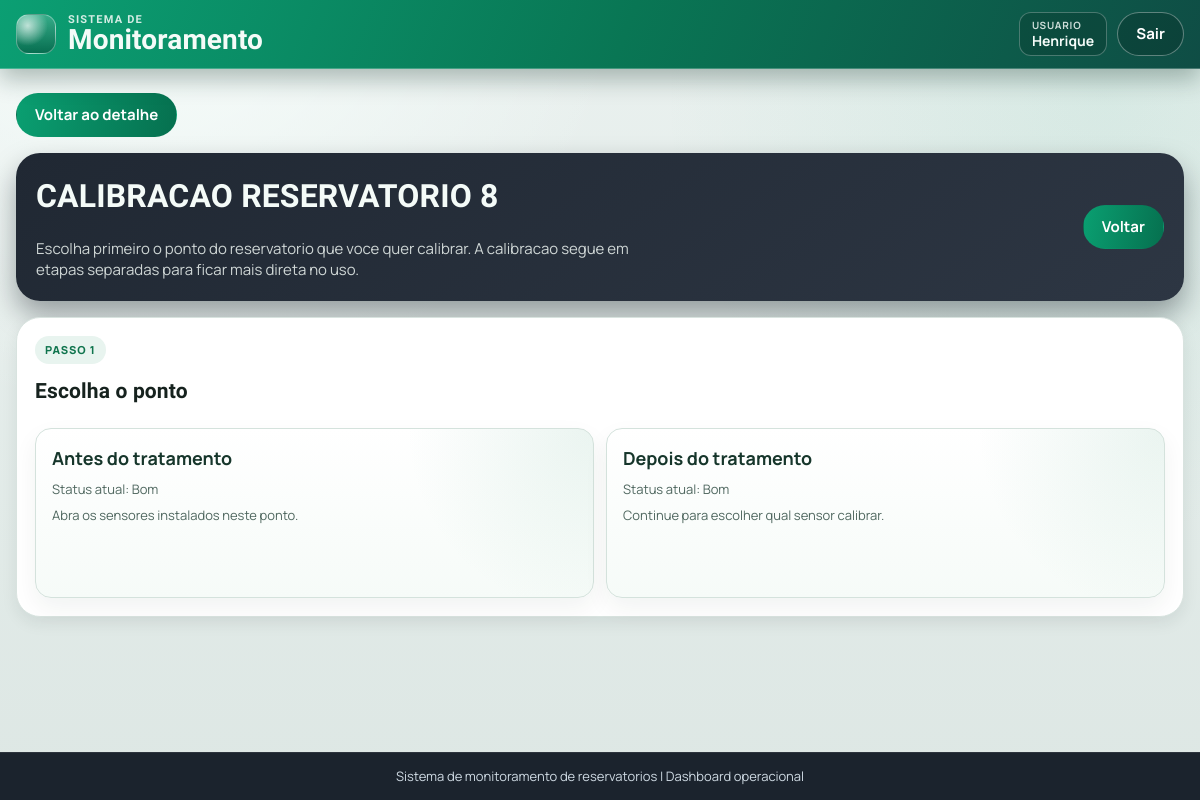
/reservatorios/8/calibracao/ (signed in), run on an earlier commit of the app's database.
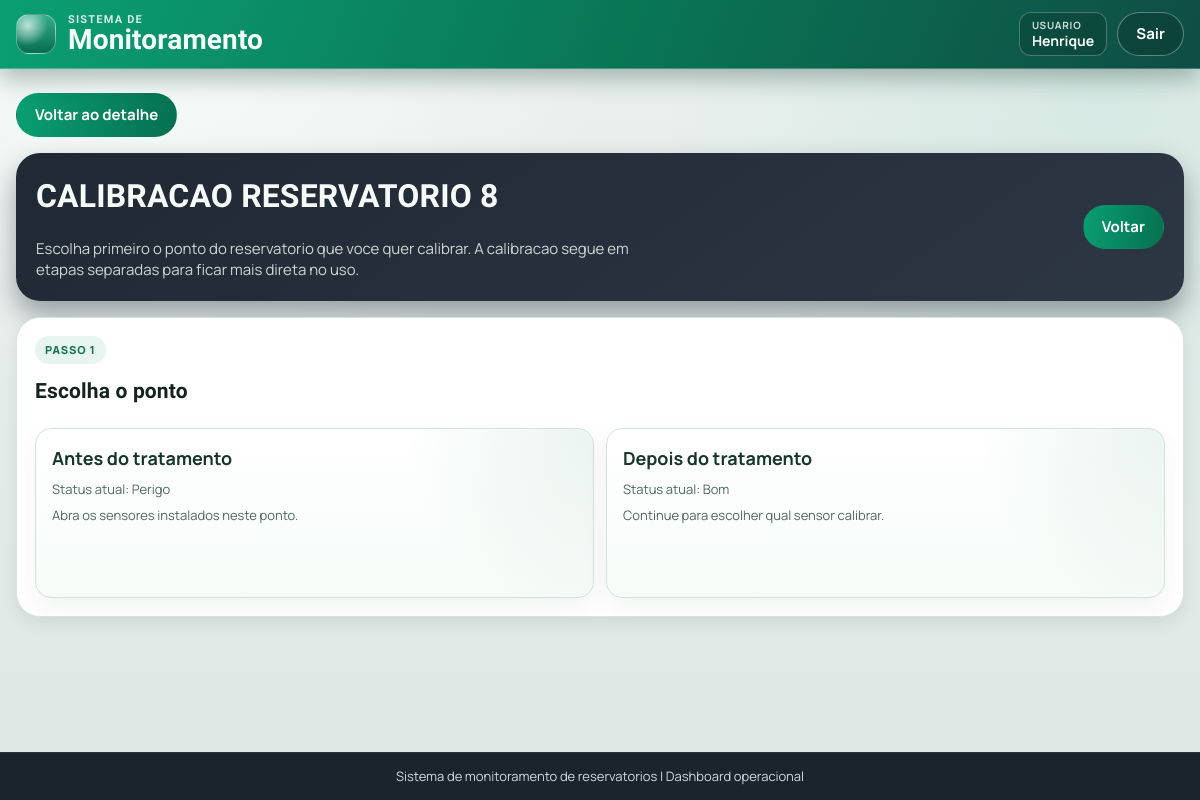
And on a later commit of the database.
### app/models.py (models this page shows, shortened)
class PontoMonitoramento(models.Model):
    TIPO_ANTES = "antes_tratamento"
    TIPO_DEPOIS = "depois_tratamento"
    TEMPERATURA_INCLINACAO_PADRAO = 1.0
    PH_VOLTAGEM_REFERENCIA_7_PADRAO = 2.39
    PH_INCLINACAO_PADRAO = 0.23
    PH_TEMPERATURA_CALIBRACAO_PADRAO = 25.0
    TDS_INCLINACAO_PADRAO = 1.0
    TURBIDEZ_INCLINACAO_PADRAO = 1.0
    TDS_ALVO_CALIBRACAO_PADRAO = 40.0
    TURBIDEZ_ALVO_CALIBRACAO_PADRAO = 0.4
    TIPOS = (
        TIPO_ANTES,
        TIPO_DEPOIS,
    )
    TIPO_CHOICES = (
        (TIPO_ANTES, "Antes do tratamento"),
        (TIPO_DEPOIS, "Depois do tratamento"),
    )
    reservatorio = models.ForeignKey(
        Reservatorio,
        on_delete=models.CASCADE,
        related_name="pontos_monitoramento",
    )
    tipo = models.CharField(max_length=32, choices=TIPO_CHOICES)
    status_atual = models.CharField(
        max_length=20,
        choices=Reservatorio.STATUS_CHOICES,
        default=Reservatorio.STATUS_BOM,
    )
    confianca_status = models.FloatField(null=True, blank=True)
    modelo_versao = models.CharField(max_length=64, blank=True, default="")
    temperatura_inclinacao = models.FloatField(default=TEMPERATURA_INCLINACAO_PADRAO)
    temperatura_offset_c = models.FloatField(default=0.0)
    temperatura_valor_referencia_c = models.FloatField(null=True, blank=True)
    temperatura_bruta_referencia_c = models.FloatField(null=True, blank=True)
    temperatura_calibrado_em = models.DateTimeField(null=True, blank=True)
    ph_voltagem_referencia_7 = models.FloatField(default=PH_VOLTAGEM_REFERENCIA_7_PADRAO)
    ph_inclinacao = models.FloatField(default=PH_INCLINACAO_PADRAO)
    ph_temperatura_calibracao_c = models.FloatField(default=PH_TEMPERATURA_CALIBRACAO_PADRAO)
    ph_calibrado_em = models.DateTimeField(null=True, blank=True)
    tds_inclinacao = models.FloatField(default=TDS_INCLINACAO_PADRAO)
    tds_offset_ppm = models.FloatField(default=0.0)
    tds_calibrado_em = models.DateTimeField(null=True, blank=True)
    turbidez_inclinacao = models.FloatField(default=TURBIDEZ_INCLINACAO_PADRAO)
    turbidez_offset_ntu = models.FloatField(default=0.0)
    turbidez_calibrado_em = models.DateTimeField(null=True, blank=True)
    tds_alvo_calibracao_ppm = models.FloatField(default=TDS_ALVO_CALIBRACAO_PADRAO)
    turbidez_alvo_calibracao_ntu = models.FloatField(default=TURBIDEZ_ALVO_CALIBRACAO_PADRAO)
    tds_adc_calibracao = models.IntegerField(null=True, blank=True)
    turbidez_adc_calibracao = models.IntegerField(null=True, blank=True)
    agua_calibrado_em = models.DateTimeField(null=True, blank=True)
    created_at = models.DateTimeField(auto_now_add=True)
    updated_at = models.DateTimeField(auto_now=True)
    class Meta:
        ordering = ["reservatorio_id", "tipo"]
        constraints = [
            models.UniqueConstraint(
                fields=["reservatorio", "tipo"],
                name="uq_ponto_monitoramento_reservatorio_tipo",
            ),
        ]
    @classmethod
    def normalizar_tipo(cls, tipo):
        if not isinstance(tipo, str):
            raise ValueError("ponto_tipo invalido")
        tipo_normalizado = tipo.strip().lower()
        validos = {item[0] for item in cls.TIPO_CHOICES}
        if tipo_normalizado not in validos:
            raise ValueError("ponto_tipo invalido")
        return tipo_normalizado

### app/views.py (the view)
@login_required(login_url="entrar")
@require_http_methods(["GET"])
def reservatorio_calibracao(request, reservatorio_id):
    reservatorio = Reservatorio.obter_por_id(reservatorio_id, usuario=request.user)
    if reservatorio is None:
        messages.error(request, "Reservatorio nao encontrado.")
        return redirect("index")
    reservatorio.garantir_pontos_monitoramento()
    ponto_antes = reservatorio.obter_ponto_monitoramento(PontoMonitoramento.TIPO_ANTES)
    ponto_depois = reservatorio.obter_ponto_monitoramento(PontoMonitoramento.TIPO_DEPOIS)
    return render(
        request,
        "reservatorio/calibracao.html",
        {
            **_contexto_calibracao_reservatorio(
                reservatorio,
                ponto_antes=ponto_antes,
                ponto_depois=ponto_depois,
            ),
        },
    )

### app/models.py (called while the page is built)
    @classmethod
    def obter_por_id(cls, reservatorio_id, usuario=None):
        reservatorio_id = cls._normalizar_id(reservatorio_id)
        if reservatorio_id is None:
            return None
        queryset = cls.objects.filter(id=reservatorio_id)
        if usuario is not None:
            queryset = queryset.filter(usuario=usuario)
        return queryset.first()

    def garantir_pontos_monitoramento(self):
        for tipo in PontoMonitoramento.TIPOS:
            PontoMonitoramento.objects.get_or_create(
                reservatorio=self,
                tipo=tipo,
            )

    def obter_ponto_monitoramento(self, tipo):
        tipo_normalizado = PontoMonitoramento.normalizar_tipo(tipo)
        return self.pontos_monitoramento.filter(tipo=tipo_normalizado).first()

    @staticmethod
    def _normalizar_id(reservatorio_id):
        if isinstance(reservatorio_id, int):
            return reservatorio_id if reservatorio_id > 0 else None
        if isinstance(reservatorio_id, str) and reservatorio_id.isdigit():
            return int(reservatorio_id)
        return None

### app/views.py (called while the page is built, shortened)
def _normalizar_tensao(valor):
    if valor is None:
        return None

### app/templates/reservatorio/calibracao.html (shortened to what this page needs)
{% extends "blocos/base.html" %}
{% block content %}
<section class="message-wrap">
    <p><a class="btn-main" href="{% url 'reservatorio_detalhe' reservatorio.id %}">Voltar ao detalhe</a></p>
</section>
<section class="detail-hero calibration-hero">
    <div class="detail-hero-copy">
        <h2>CALIBRACAO {{ reservatorio.nome|upper }}</h2>
        <p class="index-hero-subtitle">
            Escolha primeiro o ponto do reservatorio que voce quer calibrar. A calibracao segue em etapas separadas para ficar mais direta no uso.
        </p>
    </div>
    <div class="detail-hero-actions">
        <a class="btn-main" href="{% url 'reservatorio_detalhe' reservatorio.id %}">Voltar</a>
    </div>
</section>
<section class="panel calibration-page-panel">
    <div class="calibration-step-kicker">Passo 1</div>
    <h3>Escolha o ponto</h3>
    <div class="calibration-choice-grid calibration-choice-grid-points">
        <a class="calibration-choice-card calibration-point-card"
            href="{% url 'reservatorio_calibracao_ponto' reservatorio.id ponto_antes.tipo %}">
            <strong>Antes do tratamento</strong>
            <span>Status atual: {{ ponto_antes.get_status_atual_display }}</span>
            <span>Abra os sensores instalados neste ponto.</span>
        </a>
        <a class="calibration-choice-card calibration-point-card"
            href="{% url 'reservatorio_calibracao_ponto' reservatorio.id ponto_depois.tipo %}">
            <strong>Depois do tratamento</strong>
            <span>Status atual: {{ ponto_depois.get_status_atual_display }}</span>
            <span>Continue para escolher qual sensor calibrar.</span>
        </a>
    </div>
</section>
{% endblock %}

What changed in the data, as far as the page shows it:
changed PontoMonitoramento: status_atual "Bom" → "Perigo"
